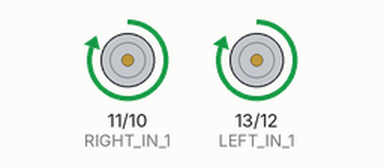
A sketch run on a simulated Arduino Uno, built with avr-gcc and run on an emulated ATmega328P. Shown: motor-driver pin pairs drawn as motors (green arrow = first pin HIGH = forward, orange = second pin HIGH = backward, longer = more drive, scaled by the enable pin).

Above: at 2.5 s.
At 5.5 s:
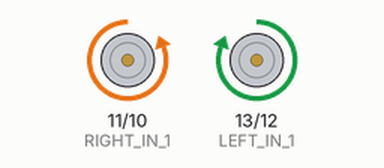
At 8.5 s:
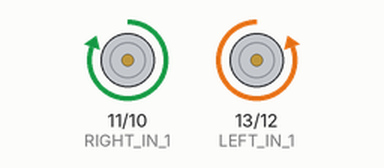
At 11.5 s:
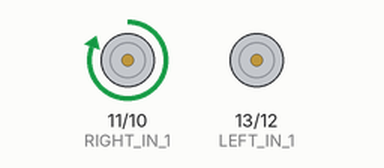
Timing chart, 0 to 15.6 s (numbered marks = the images above):
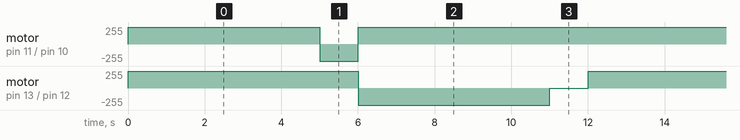

The sketch:

cardboardBoxBot.ino
```cpp
const int LEFT_IN_1 = 13;
const int LEFT_IN_2 = 12;
const int LEFT_ENABLE = 3;

const int RIGHT_IN_1 = 11;
const int RIGHT_IN_2 = 10;
const int RIGHT_ENABLE = 5;

const int FORWARD_ = 0;
const int REVERSE_ = 1;
const int STOP_ = 2;

void setup() {
  pinMode(LEFT_IN_1, OUTPUT);
  pinMode(LEFT_IN_2, OUTPUT);
  pinMode(LEFT_ENABLE, OUTPUT);

  pinMode(RIGHT_IN_1, OUTPUT);
  pinMode(RIGHT_IN_2, OUTPUT);
  pinMode(RIGHT_ENABLE, OUTPUT);
}

void loop() {
  leftForward();
  controlRight(FORWARD_);
  delay (5000);
  controlRight(REVERSE_);
  delay (1000);
  controlRight(FORWARD_);
  leftReverse();
  delay (5000);
  controlRight(STOP_);
  delay (1000);
}

void leftForward() {
  digitalWrite(LEFT_IN_1, HIGH);
  digitalWrite(LEFT_IN_2, LOW);
  digitalWrite(LEFT_ENABLE, HIGH);
}
void leftReverse() {
  digitalWrite(LEFT_IN_1, LOW);
  digitalWrite(LEFT_IN_2, HIGH);
  digitalWrite(LEFT_ENABLE, HIGH);
}

void controlRight(int dir) {
  if (dir == FORWARD_ ) {
    digitalWrite(RIGHT_IN_1, HIGH);
    digitalWrite(RIGHT_IN_2, LOW);
    digitalWrite(RIGHT_ENABLE, HIGH);
  } else if (dir == REVERSE_ ){
    digitalWrite(RIGHT_IN_1, LOW);
    digitalWrite(RIGHT_IN_2, HIGH);
    digitalWrite(RIGHT_ENABLE, HIGH);
  } else {
    digitalWrite(RIGHT_ENABLE, LOW);
  }

}
```

Measured:
- by itself, motor on pin 11 (RIGHT_IN_1) / pin 10 (RIGHT_IN_2): repeats every 12.0 s: backward 255/255 1.0 s, forward 255/255 11.0 s
- by itself, motor on pin 13 (LEFT_IN_1) / pin 12 (LEFT_IN_2): repeats every 12.0 s: backward 255/255 5.0 s, stopped 1.0 s, forward 255/255 6.0 s
